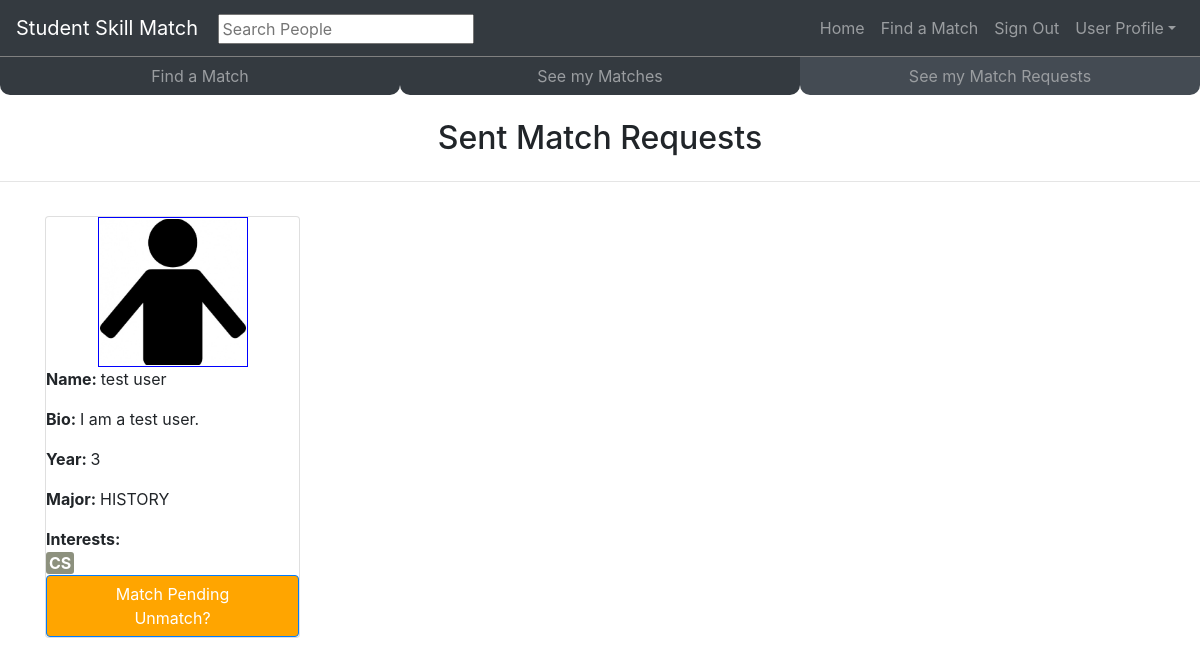
The app's page /match/showpending (signed in) with its own data.
### match_site/models.py (models this page shows, shortened)
class MatchSelection(models.Model):
    user_one = models.ForeignKey(User, on_delete=models.CASCADE, related_name="first_matcher")
    user_two = models.ForeignKey(User, on_delete=models.CASCADE, related_name="second_matcher")

### user_profile/models.py (models this page shows, shortened)
class profile(models.Model):
    profile_pic = models.ImageField(upload_to='profile_pictures')
    profile_background_image = models.ImageField(upload_to='profile_backgrounds')
    profile_bio = models.CharField(max_length=200)
    profile_year = models.CharField(max_length=100,default="")
    profile_major = models.CharField(max_length=100, default="")
    profile_phone = models.CharField(max_length=100, default="")
    profile_user = models.ForeignKey(User, on_delete=models.CASCADE)
    profile_email = models.CharField(max_length=100, default="no email provided")
    profile_perm_phone = models.BooleanField(default="False")
    profile_perm_notify = models.BooleanField(default="False")
    profile_perm_search = models.BooleanField(default="True")
    profile_perm_view = models.BooleanField(default="True")

class InterestTag(models.Model):
    tag_name = models.CharField(max_length=100)
    tag_active = models.BooleanField(default=True)
    tag_user = models.ForeignKey(User, on_delete=models.CASCADE)

### match_site/views.py (the view)
# urls.py: path('showpending', views.UserPendingMatches, name="Show User Matches"),
def UserPendingMatches(request):
    template_name = ''
    if(request.user.is_authenticated):
        template_name = 'match_site/user_pending_match_list.html'
    else:
        template_name = 'not_logged_in.html'
        return render(request, template_name)
    matches = list(MatchSelection.objects.filter(user_one=request.user))
    confirmed_matches = []
    for m in matches:
        if MatchSelection.objects.filter(user_one=m.user_two, user_two=request.user).exists():
            confirmed_matches.append(m)
    try:
        match_list=list(set(list(MatchSelection.objects.filter(user_one=request.user))) - set(confirmed_matches))
        for i in range(len(match_list)):
            m_profile = profile.objects.get(profile_user=match_list[i].user_two)
            if not m_profile.profile_perm_view:
                match_list.remove(match_list[i])
                continue
            if(InterestTag.objects.filter(tag_user=m_profile.profile_user).exists()):
                interests = list(InterestTag.objects.filter(tag_user=m_profile.profile_user))
            else:
                interests = []
            match_list[i] = [
                    match_list[i],
                    [m_profile, interests]
            ]
        context = {
            "match_list": match_list
        }
        return render(request, template_name, context)
    except Exception as e:
        print(e)
        context = {
                "match_list": None
                }
        return render(request, template_name, context)

### match_site/templates/match_site/user_pending_match_list.html (shortened to what this page needs)
{% extends "base.html" %}
{% load static %}
{% block content %}
<div id="pending-match-page">
  {% include "match_site/match.html" %}
</div>
<div>
  {% if not match_list %}
  <div class="container">
    <h2 style="text-align:center;">
      You have no match requests right now, go look for some new matches!
    </h2>
  </div>
  {% else %}
  <h2 style="text-align: center;">Sent Match Requests</h2>
  <hr class="my-4"/>
  <div class="container">
    <div class="row">
      {% for m in match_list %}
      <div class="col-md-3">
        <div class="card h-100" >
          <img src="{% get_media_prefix %}{{ m.1.0.profile_pic }}" class="img-circle profilepic" style = "width:150px; height:150px;">
          <p><strong>Name: </strong>{{ m.0.user_two.get_full_name }} </p>
          <p><strong>Bio: </strong> {{ m.1.0.profile_bio }} </p>
          <p><strong>Year: </strong> {{ m.1.0.profile_year }} </p>
          <p><strong>Major: </strong> {{ m.1.0.profile_major }} </p>
          <div style="margin-bottom: auto;"><strong>Interests: </strong>
            <div>
              {% for tag in m.1.1 %}
              <div class="interest-tag"> {{ tag.tag_name }} </div>
              {% endfor %}
            </div>
          </div>
          <div style="background:orange" class="btn matchbutton btn-primary">Match Pending<br/>Unmatch?</div>
        </div>
      </div>
      {% endfor %}
    </div>
  </div>
  {% endif %}
  {% endblock %}

### static/assets/css/style.css (style rules this page uses)
.profilepic { width:150px; height:150px; padding:1px; border:1px solid #021a40; border-color:blue; margin-left: auto; margin-right: auto; object-fit: cover; }
.interest-tag { position: relative; display: inline-block; line-height: 1; text-align: center; border-radius: 3px; border-style: solid; white-space: nowrap; background: #8d917e; border-color: #8d917e; font-weight: bold; color: white; }
.col-md-3 { margin-top:10px !important; }

### records on screen
MatchSelection: profile_pic (picture), user_two.last_name "test user", profile_bio "I am a test user.", profile_year "3", profile_major "HISTORY"
InterestTag: tag_name "CS"
